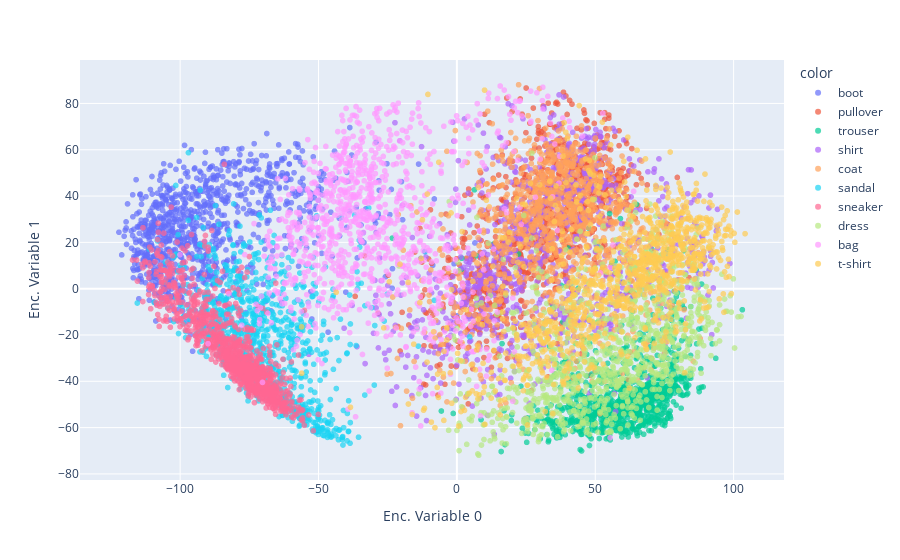

Notebook code cell kept with this figure:
### Code cell
encoded_samples_reduced_PCA = pd.DataFrame({
    "Enc. Variable 0": encoded_samples_reduced_PCA[:, 0],
    "Enc. Variable 1": encoded_samples_reduced_PCA[:, 1],
    "label":encoded_samples.label}
)
px.scatter(encoded_samples_reduced_PCA, x='Enc. Variable 0', y='Enc. Variable 1', color=[label_names[l] for l in encoded_samples.label.to_numpy()], opacity=0.7)

### Figure 1 — Plotly figure (JSON) as saved in the notebook; plotly's stock layout.template omitted (floating-point values rounded to 4 significant figures; data arrays with more than 128 entries replaced by an {"elided": "..."} marker saying what was removed)
{"data": [{"hovertemplate": "color=boot<br>Enc. Variable 0=%{x}<br>Enc. Variable 1=%{y}<extra></extra>", "legendgroup": "boot", "marker": {"color": "#636efa", "opacity": 0.7, "symbol": "circle"}, "mode": "markers", "name": "boot", "showlegend": true, "type": "scattergl", "x": {"elided": "1000 float values"}, "xaxis": "x", "y": {"elided": "1000 float values"}, "yaxis": "y"}, {"hovertemplate": "color=pullover<br>Enc. Variable 0=%{x}<br>Enc. Variable 1=%{y}<extra></extra>", "legendgroup": "pullover", "marker": {"color": "#EF553B", "opacity": 0.7, "symbol": "circle"}, "mode": "markers", "name": "pullover", "showlegend": true, "type": "scattergl", "x": {"elided": "1000 float values"}, "xaxis": "x", "y": {"elided": "1000 float values"}, "yaxis": "y"}, {"hovertemplate": "color=trouser<br>Enc. Variable 0=%{x}<br>Enc. Variable 1=%{y}<extra></extra>", "legendgroup": "trouser", "marker": {"color": "#00cc96", "opacity": 0.7, "symbol": "circle"}, "mode": "markers", "name": "trouser", "showlegend": true, "type": "scattergl", "x": {"elided": "1000 float values"}, "xaxis": "x", "y": {"elided": "1000 float values"}, "yaxis": "y"}, {"hovertemplate": "color=shirt<br>Enc. Variable 0=%{x}<br>Enc. Variable 1=%{y}<extra></extra>", "legendgroup": "shirt", "marker": {"color": "#ab63fa", "opacity": 0.7, "symbol": "circle"}, "mode": "markers", "name": "shirt", "showlegend": true, "type": "scattergl", "x": {"elided": "1000 float values"}, "xaxis": "x", "y": {"elided": "1000 float values"}, "yaxis": "y"}, {"hovertemplate": "color=coat<br>Enc. Variable 0=%{x}<br>Enc. Variable 1=%{y}<extra></extra>", "legendgroup": "coat", "marker": {"color": "#FFA15A", "opacity": 0.7, "symbol": "circle"}, "mode": "markers", "name": "coat", "showlegend": true, "type": "scattergl", "x": {"elided": "1000 float values"}, "xaxis": "x", "y": {"elided": "1000 float values"}, "yaxis": "y"}, {"hovertemplate": "color=sandal<br>Enc. Variable 0=%{x}<br>Enc. Variable 1=%{y}<extra></extra>", "legendgroup": "sandal", "marker": {"color": "#19d3f3", "opacity": 0.7, "symbol": "circle"}, "mode": "markers", "name": "sandal", "showlegend": true, "type": "scattergl", "x": {"elided": "1000 float values"}, "xaxis": "x", "y": {"elided": "1000 float values"}, "yaxis": "y"}, {"hovertemplate": "color=sneaker<br>Enc. Variable 0=%{x}<br>Enc. Variable 1=%{y}<extra></extra>", "legendgroup": "sneaker", "marker": {"color": "#FF6692", "opacity": 0.7, "symbol": "circle"}, "mode": "markers", "name": "sneaker", "showlegend": true, "type": "scattergl", "x": {"elided": "1000 float values"}, "xaxis": "x", "y": {"elided": "1000 float values"}, "yaxis": "y"}, {"hovertemplate": "color=dress<br>Enc. Variable 0=%{x}<br>Enc. Variable 1=%{y}<extra></extra>", "legendgroup": "dress", "marker": {"color": "#B6E880", "opacity": 0.7, "symbol": "circle"}, "mode": "markers", "name": "dress", "showlegend": true, "type": "scattergl", "x": {"elided": "1000 float values"}, "xaxis": "x", "y": {"elided": "1000 float values"}, "yaxis": "y"}, {"hovertemplate": "color=bag<br>Enc. Variable 0=%{x}<br>Enc. Variable 1=%{y}<extra></extra>", "legendgroup": "bag", "marker": {"color": "#FF97FF", "opacity": 0.7, "symbol": "circle"}, "mode": "markers", "name": "bag", "showlegend": true, "type": "scattergl", "x": {"elided": "1000 float values"}, "xaxis": "x", "y": {"elided": "1000 float values"}, "yaxis": "y"}, {"hovertemplate": "color=t-shirt<br>Enc. Variable 0=%{x}<br>Enc. Variable 1=%{y}<extra></extra>", "legendgroup": "t-shirt", "marker": {"color": "#FECB52", "opacity": 0.7, "symbol": "circle"}, "mode": "markers", "name": "t-shirt", "showlegend": true, "type": "scattergl", "x": {"elided": "1000 float values"}, "xaxis": "x", "y": {"elided": "1000 float values"}, "yaxis": "y"}], "layout": {"legend": {"title": {"text": "color"}, "tracegroupgap": 0}, "margin": {"t": 60}, "xaxis": {"anchor": "y", "domain": [0, 1], "title": {"text": "Enc. Variable 0"}}, "yaxis": {"anchor": "x", "domain": [0, 1], "title": {"text": "Enc. Variable 1"}}}}
